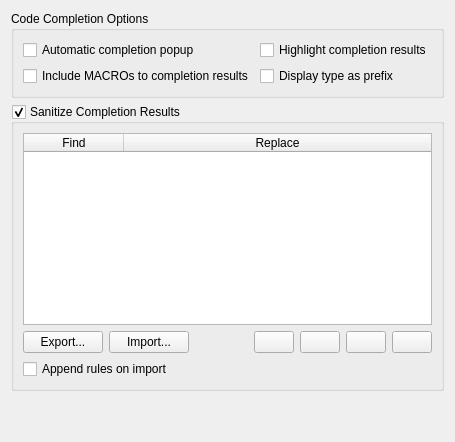
<?xml version="1.0" encoding="UTF-8"?>
<ui version="4.0">
 <class>CompletionSettings</class>
 <widget class="QWidget" name="CompletionSettings">
  <property name="sizePolicy">
   <sizepolicy hsizetype="Preferred" vsizetype="Preferred">
    <horstretch>0</horstretch>
    <verstretch>0</verstretch>
   </sizepolicy>
  </property>
  <property name="windowTitle">
   <string>Form</string>
  </property>
  <layout class="QVBoxLayout" name="verticalLayout_2">
   <item>
    <widget class="KButtonGroup" name="completionOptions">
     <property name="sizePolicy">
      <sizepolicy hsizetype="Preferred" vsizetype="Minimum">
       <horstretch>0</horstretch>
       <verstretch>0</verstretch>
      </sizepolicy>
     </property>
     <property name="title">
      <string>Code Completion Options</string>
     </property>
     <layout class="QGridLayout" name="gridLayout">
      <item row="0" column="0">
       <widget class="QCheckBox" name="autoCompletions">
        <property name="toolTip">
         <string>Enable automatic completions on member access</string>
        </property>
        <property name="text">
         <string>Automatic completion popup</string>
        </property>
       </widget>
      </item>
      <item row="1" column="0">
       <widget class="QCheckBox" name="includeMacros">
        <property name="toolTip">
         <string>Show defined preprocessor macros in completion results</string>
        </property>
        <property name="text">
         <string>Include MACROs to completion results</string>
        </property>
       </widget>
      </item>
      <item row="0" column="1">
       <widget class="QCheckBox" name="highlightResults">
        <property name="toolTip">
         <string>&lt;html&gt;&lt;head/&gt;&lt;body&gt;&lt;p&gt;Colorize completion items using current document's mode&lt;/p&gt;&lt;/body&gt;&lt;/html&gt;</string>
        </property>
        <property name="text">
         <string>Highlight completion results</string>
        </property>
       </widget>
      </item>
      <item row="1" column="1">
       <widget class="QCheckBox" name="usePrefixColumn">
        <property name="toolTip">
         <string>Show type of variable or return type of a function in a separate column in completion results list</string>
        </property>
        <property name="whatsThis">
         <string>If checked, completion results will contain return type of functions and/or variable's type in a separate column (before name), but it may makes completion list popup slightly wider. Otherwise, it will be compact and w/ith leading icon describing a completion item type.</string>
        </property>
        <property name="text">
         <string>Display type as prefix</string>
        </property>
       </widget>
      </item>
     </layout>
    </widget>
   </item>
   <item>
    <widget class="KButtonGroup" name="sanitizeResults">
     <property name="sizePolicy">
      <sizepolicy hsizetype="Preferred" vsizetype="Expanding">
       <horstretch>0</horstretch>
       <verstretch>10</verstretch>
      </sizepolicy>
     </property>
     <property name="toolTip">
      <string>Pass completion results throuth sanitize rules</string>
     </property>
     <property name="title">
      <string>Sanitize Completion Results</string>
     </property>
     <property name="checkable">
      <bool>true</bool>
     </property>
     <layout class="QVBoxLayout" name="verticalLayout">
      <item>
       <widget class="QTableWidget" name="sanitizeRules">
        <property name="sizePolicy">
         <sizepolicy hsizetype="Expanding" vsizetype="Expanding">
          <horstretch>0</horstretch>
          <verstretch>0</verstretch>
         </sizepolicy>
        </property>
        <property name="whatsThis">
         <string>&lt;html&gt;&lt;head/&gt;&lt;body&gt;&lt;p&gt;Every sanitize rule consists of two parts: what to &lt;span style=&quot; font-style:italic;&quot;&gt;find&lt;/span&gt; and text to &lt;span style=&quot; font-style:italic;&quot;&gt;replace&lt;/span&gt;. The &lt;span style=&quot; font-style:italic;&quot;&gt;find &lt;/span&gt;part is a regular expression. The &lt;span style=&quot; font-style:italic;&quot;&gt;replace&lt;/span&gt; part is a text, possible with placeholders, to be substituted instead.&lt;/p&gt;&lt;/body&gt;&lt;/html&gt;</string>
        </property>
        <property name="showDropIndicator" stdset="0">
         <bool>false</bool>
        </property>
        <property name="rowCount">
         <number>0</number>
        </property>
        <property name="columnCount">
         <number>2</number>
        </property>
        <attribute name="horizontalHeaderStretchLastSection">
         <bool>true</bool>
        </attribute>
        <column>
         <property name="text">
          <string>Find</string>
         </property>
        </column>
        <column>
         <property name="text">
          <string>Replace</string>
         </property>
        </column>
       </widget>
      </item>
      <item>
       <layout class="QHBoxLayout" name="hl">
        <item>
         <widget class="KPushButton" name="exportRules">
          <property name="toolTip">
           <string>&lt;html&gt;&lt;head/&gt;&lt;body&gt;&lt;p&gt;Save sanitizer rules to a file&lt;/p&gt;&lt;/body&gt;&lt;/html&gt;</string>
          </property>
          <property name="text">
           <string>Export...</string>
          </property>
         </widget>
        </item>
        <item>
         <widget class="KPushButton" name="importRules">
          <property name="toolTip">
           <string>&lt;html&gt;&lt;head/&gt;&lt;body&gt;&lt;p&gt;Import sanitizer rules from a file&lt;/p&gt;&lt;/body&gt;&lt;/html&gt;</string>
          </property>
          <property name="text">
           <string>Import...</string>
          </property>
         </widget>
        </item>
        <item>
         <spacer name="hs">
          <property name="orientation">
           <enum>Qt::Horizontal</enum>
          </property>
          <property name="sizeHint" stdset="0">
           <size>
            <width>40</width>
            <height>20</height>
           </size>
          </property>
         </spacer>
        </item>
        <item>
         <widget class="KPushButton" name="addRule">
          <property name="toolTip">
           <string>Add new empty rule</string>
          </property>
          <property name="text">
           <string/>
          </property>
          <property name="icon">
           <iconset theme="list-add">
            <normaloff/>
           </iconset>
          </property>
         </widget>
        </item>
        <item>
         <widget class="KPushButton" name="removeRule">
          <property name="toolTip">
           <string>Remove current rule</string>
          </property>
          <property name="text">
           <string/>
          </property>
          <property name="icon">
           <iconset theme="list-remove">
            <normaloff/>
           </iconset>
          </property>
         </widget>
        </item>
        <item>
         <widget class="KPushButton" name="upRule">
          <property name="toolTip">
           <string>Move current rule up</string>
          </property>
          <property name="icon">
           <iconset theme="arrow-up">
            <normaloff/>
           </iconset>
          </property>
         </widget>
        </item>
        <item>
         <widget class="KPushButton" name="downRule">
          <property name="toolTip">
           <string>Move current rule down</string>
          </property>
          <property name="icon">
           <iconset theme="arrow-down">
            <normaloff/>
           </iconset>
          </property>
         </widget>
        </item>
       </layout>
      </item>
      <item>
       <widget class="QCheckBox" name="appendOnImport">
        <property name="toolTip">
         <string>&lt;html&gt;&lt;head/&gt;&lt;body&gt;&lt;p&gt;If unchecked, all existed sanitizer rules will be removed before import&lt;/p&gt;&lt;/body&gt;&lt;/html&gt;</string>
        </property>
        <property name="text">
         <string>Append rules on import</string>
        </property>
       </widget>
      </item>
     </layout>
    </widget>
   </item>
   <item>
    <spacer name="vs">
     <property name="orientation">
      <enum>Qt::Vertical</enum>
     </property>
     <property name="sizeHint" stdset="0">
      <size>
       <width>20</width>
       <height>40</height>
      </size>
     </property>
    </spacer>
   </item>
  </layout>
 </widget>
 <customwidgets>
  <customwidget>
   <class>KButtonGroup</class>
   <extends>QGroupBox</extends>
   <header>kbuttongroup.h</header>
   <container>1</container>
  </customwidget>
  <customwidget>
   <class>KPushButton</class>
   <extends>QPushButton</extends>
   <header>kpushbutton.h</header>
  </customwidget>
 </customwidgets>
 <tabstops>
  <tabstop>sanitizeResults</tabstop>
  <tabstop>sanitizeRules</tabstop>
  <tabstop>addRule</tabstop>
  <tabstop>removeRule</tabstop>
  <tabstop>upRule</tabstop>
  <tabstop>downRule</tabstop>
 </tabstops>
 <resources/>
 <connections/>
</ui>
